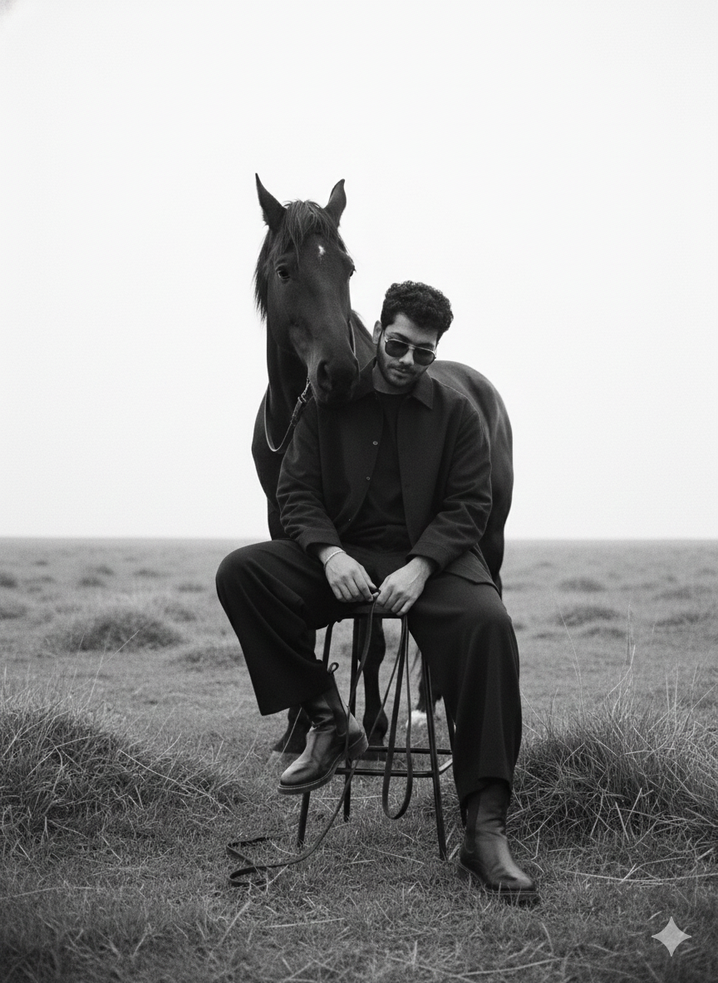
#> input picture ENSP354/image/hi.png, 718 x 983 px, shrunk from 864 x 1184 before the run; its folder holds only this picture in this run
$ python 'lab 3.py' --input image/hi.png
#> lines starting #> are read from the running program, lines starting #| are printed output that depends on the picture
#| Image size (H x W): 983 x 718
"""
Experiment 5 (Unit-2): Noise Models + Restoration using Spatial Filtering
-----------------------------------------------------------------------
AIM:
1) Understand what "noise" is in an image.
2) Generate two common noise types:
   (a) Gaussian noise (grainy noise everywhere)
   (b) Salt-and-pepper noise (random black/white dots)
3) Restore (denoise) the noisy image using spatial filters:
   - Mean filter (box blur)
   - Gaussian filter
   - Median filter (best for salt-and-pepper)

WHY THIS EXPERIMENT MATTERS (non-technical explanation):
- When you take photos in low light, images become grainy => Gaussian-like noise.
- When a scanner/cable has errors, you get black/white dots => salt-and-pepper.
- Restoration means "cleaning" the noisy image while trying to keep details.

REQUIREMENTS:
pip install opencv-python numpy matplotlib

RUN:
python exp/exp05_noise_models_spatial_restoration.py --input "C:\\Users\\Dr. Mansi Kajal\\Documents\\h.jpg"
(or you can keep input image inside ipcv-lab/images/input.jpg and run without --input)
"""

# ------------------------- IMPORTS -------------------------
# Pathlib Path: helps manage file/folder paths in a safe OS-independent way
from pathlib import Path

# cv2: OpenCV library for reading/writing images, filtering, etc.
import cv2

# numpy: numerical library (images become arrays, noise generation uses numpy)
import numpy as np

# matplotlib: optional display of results in a nice grid (not compulsory)
import matplotlib.pyplot as plt

# argparse: lets us pass input image path from terminal (--input)
import argparse


# ------------------------- HELPER: Find input in images/ folder -------------------------
def find_input_image(images_dir: Path, stem: str = "input") -> Path:
    """
    This function searches for an input image inside the 'images' folder.
    It tries common extensions like input.jpg, input.png, input.jpeg, etc.

    images_dir: Path object pointing to the "images" folder
    stem: base filename (default: "input")

    returns: Path to the found image
    """
    exts = [".jpg", ".jpeg", ".png", ".bmp", ".tiff", ".webp"]
    for ext in exts:
        p = images_dir / f"{stem}{ext}"
        if p.exists():           # .exists() checks if file is present
            return p

    # If exact extension not found, try any file with the same stem
    matches = sorted(images_dir.glob(f"{stem}.*"))
    if matches:
        return matches[0]

    # If nothing found, raise error
    raise FileNotFoundError(f"No input image found in {images_dir} with name '{stem}.*'")


# ------------------------- METRICS: MSE and PSNR -------------------------
def mse(img1: np.ndarray, img2: np.ndarray) -> float:
    """
    Mean Squared Error:
    Measures average squared difference between two images.
    - Lower MSE means images are more similar.
    """
    # Convert to float so subtraction doesn't overflow (uint8 can wrap)
    diff = img1.astype(np.float32) - img2.astype(np.float32)
    return float(np.mean(diff * diff))


def psnr(img1: np.ndarray, img2: np.ndarray, max_val: float = 255.0) -> float:
    """
    PSNR (Peak Signal-to-Noise Ratio) in dB:
    Higher PSNR => better restoration quality (closer to original)

    Formula:
    PSNR = 10 * log10( (MAX^2) / MSE )
    """
    m = mse(img1, img2)
    if m == 0:
        return float("inf")  # Perfect match
    return 10.0 * np.log10((max_val * max_val) / m)


# ------------------------- NOISE MODEL 1: Gaussian Noise -------------------------
def add_gaussian_noise(gray: np.ndarray, sigma: float = 20.0) -> np.ndarray:
    """
    Adds Gaussian noise to a grayscale image.
    - Gaussian noise looks like grain across the image.
    - sigma controls noise strength:
        small sigma = little noise
        large sigma = heavy noise

    Steps:
    1) Generate random values from normal distribution N(0, sigma^2)
    2) Add to image
    3) Clip into valid range 0..255
    """
#> called with sigma = 20
    # Create random noise array same size as image (float)
    noise = np.random.normal(loc=0.0, scale=sigma, size=gray.shape).astype(np.float32)

    # Add noise to image (convert image to float first)
    noisy = gray.astype(np.float32) + noise
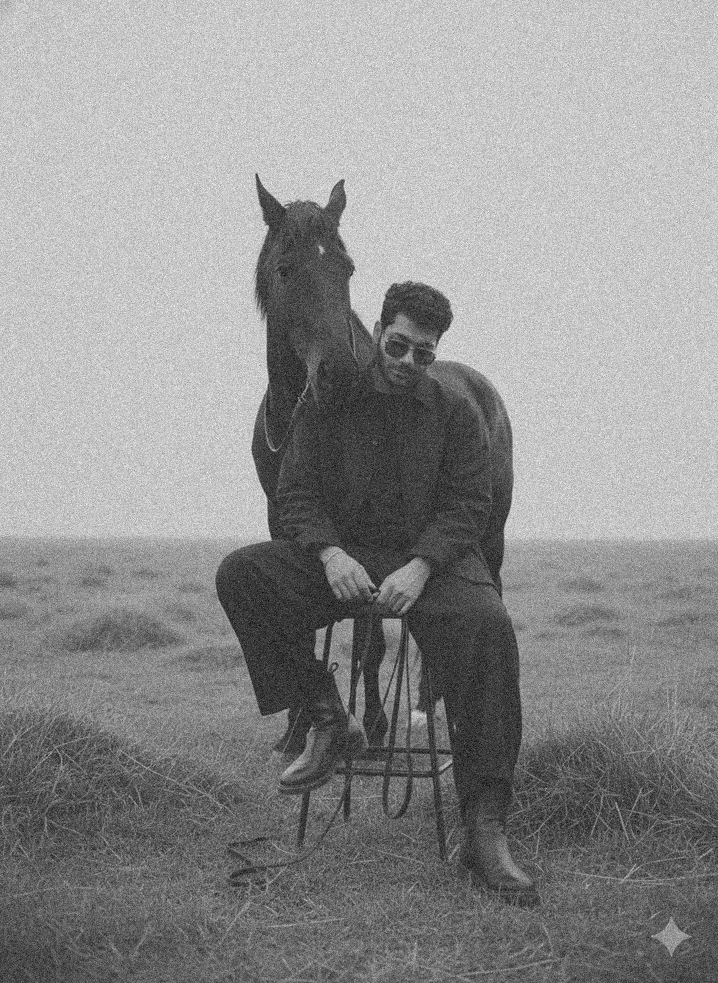
#> noisy: shape (983, 718) float32; min -69.91, max 333.7, mean 158.8; drawn with min black and max white

    # Clip values to [0, 255] because images cannot go outside this range
    noisy = np.clip(noisy, 0, 255)

    # Convert back to uint8 (standard image datatype)
    return noisy.astype(np.uint8)


# ------------------------- NOISE MODEL 2: Salt & Pepper -------------------------
def add_salt_pepper_noise(gray: np.ndarray, amount: float = 0.02) -> np.ndarray:
    """
    Adds Salt-and-Pepper noise:
    - 'Salt' = white dots (255)
    - 'Pepper' = black dots (0)

    amount = fraction of pixels to corrupt
    Example: amount=0.02 means 2% pixels will be changed.

    Steps:
    1) Create random matrix between 0..1
    2) If random < amount/2 => pepper
    3) If random > 1 - amount/2 => salt
    """
#> called with amount = 0.03
    noisy = gray.copy()

    # Random values in [0,1] for every pixel
    r = np.random.rand(*gray.shape)

    # Pepper: set to 0 where r is very small
    noisy[r < (amount / 2.0)] = 0

    # Salt: set to 255 where r is very large
    noisy[r > (1.0 - amount / 2.0)] = 255
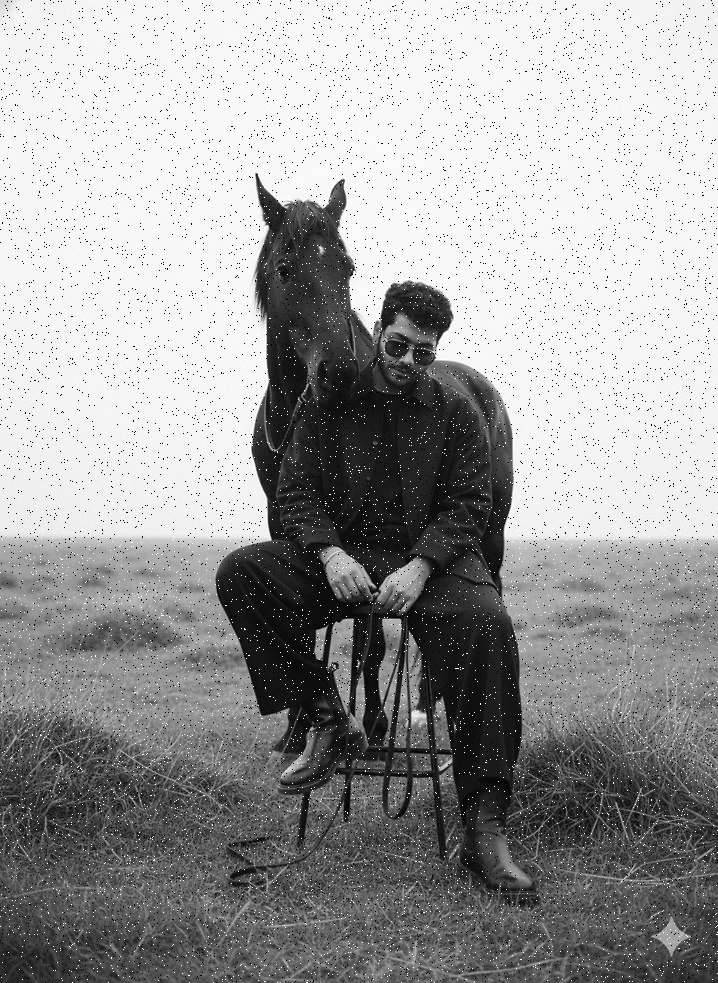
#> noisy: shape (983, 718); min 0, max 255, mean 157.8

    return noisy


# ------------------------- RESTORATION FILTERS -------------------------
def mean_filter(gray: np.ndarray, ksize: int = 3) -> np.ndarray:
    """
    Mean filter (box blur):
    - Replace each pixel by average of neighbors.
    - Good for mild Gaussian noise, but blurs edges.
    """
#> called with ksize = 3
    return cv2.blur(gray, (ksize, ksize))


def gaussian_filter(gray: np.ndarray, ksize: int = 5, sigma: float = 1.0) -> np.ndarray:
    """
    Gaussian filter:
    - Weighted average (center has higher weight)
    - Usually better than mean filter for Gaussian noise.
    """
#> called with ksize = 5, sigma = 1
    return cv2.GaussianBlur(gray, (ksize, ksize), sigmaX=sigma)


def median_filter(gray: np.ndarray, ksize: int = 3) -> np.ndarray:
    """
    Median filter:
    - Replace each pixel by the median of neighborhood.
    - BEST for salt-and-pepper noise because median ignores extreme outliers (0 or 255 dots).
    """
#> called with ksize = 3
    return cv2.medianBlur(gray, ksize)


# ------------------------- MAIN PROGRAM -------------------------
def main():
    # ---- Parse command-line argument for input image ----
    parser = argparse.ArgumentParser(description="Exp-5: Noise Models + Spatial Restoration")
    parser.add_argument("--input", type=str, default=None,
                        help="Full path to input image (optional). If not given, uses images/input.*")
    args = parser.parse_args()

    # ---- Set project folders ----
    images_dir = Path("image")        # input folder in project
    out_dir = Path("outputs")          # output folder in project
    out_dir.mkdir(exist_ok=True)       # create outputs/ if not exists

    # ---- Decide input path ----
    if args.input:
        input_path = Path(args.input)  # use user-provided path
    else:
        input_path = find_input_image(images_dir, "hi")  # auto-find image/hi.*

    # ---- Read image as grayscale ----
    # cv2.IMREAD_GRAYSCALE ensures we work with single-channel intensity (0..255)
    gray = cv2.imread(str(input_path), cv2.IMREAD_GRAYSCALE)

    # If OpenCV fails to read, it returns None
    if gray is None:
        raise FileNotFoundError(f"OpenCV could not read input image: {input_path}")

    print("=== Experiment 5: Noise Models + Spatial Restoration ===")
    print("Input:", input_path)
    print("Image size (H x W):", gray.shape[0], "x", gray.shape[1])

    # ----------------- Step 1: Create noisy images -----------------
    # Gaussian noise image (grainy)
    g_noisy = add_gaussian_noise(gray, sigma=20.0)

    # Salt & pepper noise image (dots)
    sp_noisy = add_salt_pepper_noise(gray, amount=0.03)

    # Save noisy outputs
    cv2.imwrite(str(out_dir / "exp05_gaussian_noisy.png"), g_noisy)
    cv2.imwrite(str(out_dir / "exp05_saltpepper_noisy.png"), sp_noisy)

    # ----------------- Step 2: Restore Gaussian noisy image -----------------
    g_mean = mean_filter(g_noisy, ksize=3)
    g_gauss = gaussian_filter(g_noisy, ksize=5, sigma=1.0)
    g_median = median_filter(g_noisy, ksize=3)

    # Save restored Gaussian outputs
    cv2.imwrite(str(out_dir / "exp05_gaussian_restored_mean.png"), g_mean)
    cv2.imwrite(str(out_dir / "exp05_gaussian_restored_gaussian.png"), g_gauss)
    cv2.imwrite(str(out_dir / "exp05_gaussian_restored_median.png"), g_median)

    # ----------------- Step 3: Restore Salt-Pepper noisy image -----------------
    sp_mean = mean_filter(sp_noisy, ksize=3)
    sp_gauss = gaussian_filter(sp_noisy, ksize=5, sigma=1.0)
    sp_median = median_filter(sp_noisy, ksize=3)

    # Save restored Salt-Pepper outputs
    cv2.imwrite(str(out_dir / "exp05_sp_restored_mean.png"), sp_mean)
    cv2.imwrite(str(out_dir / "exp05_sp_restored_gaussian.png"), sp_gauss)
    cv2.imwrite(str(out_dir / "exp05_sp_restored_median.png"), sp_median)

    # ----------------- Step 4: Compute quality metrics (PSNR) -----------------
    # We compare restored images against original 'gray'
    print("\n--- PSNR Results (Higher is better) ---")

    print("Gaussian noisy vs original:", round(psnr(gray, g_noisy), 2), "dB")
#> in mse, `diff = img1.astype(np.float32) - img2.astype(np.float32)`:
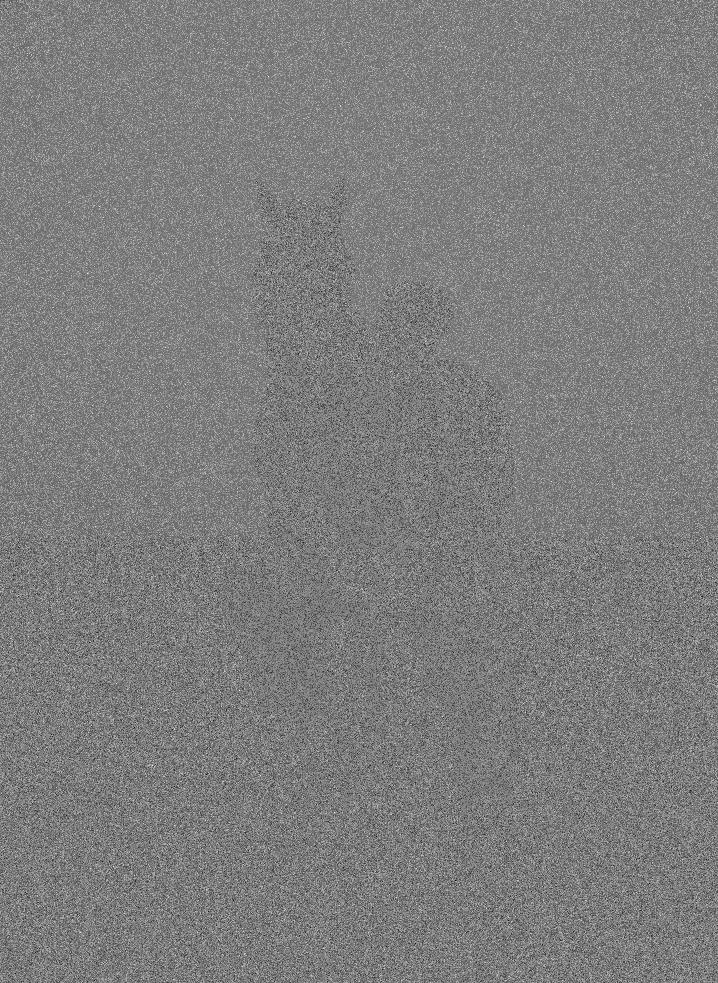
#> diff: shape (983, 718) float32; min -94, max 101, mean 2.1; drawn with min black and max white
#> in psnr, `m = mse(img1, img2)`: m = 317
#| Gaussian noisy vs original: 23.12 dB
    print("Gaussian mean restored:", round(psnr(gray, g_mean), 2), "dB")
#| Gaussian mean restored: 28.5 dB
    print("Gaussian gaussian restored:", round(psnr(gray, g_gauss), 2), "dB")
#| Gaussian gaussian restored: 28.91 dB
    print("Gaussian median restored:", round(psnr(gray, g_median), 2), "dB")
#| Gaussian median restored: 27.87 dB

    print("\nSalt-pepper noisy vs original:", round(psnr(gray, sp_noisy), 2), "dB")
#| Salt-pepper noisy vs original: 19.43 dB
    print("Salt-pepper mean restored:", round(psnr(gray, sp_mean), 2), "dB")
#> in mse (call 6), `diff = img1.astype(np.float32) - img2.astype(np.float32)`:
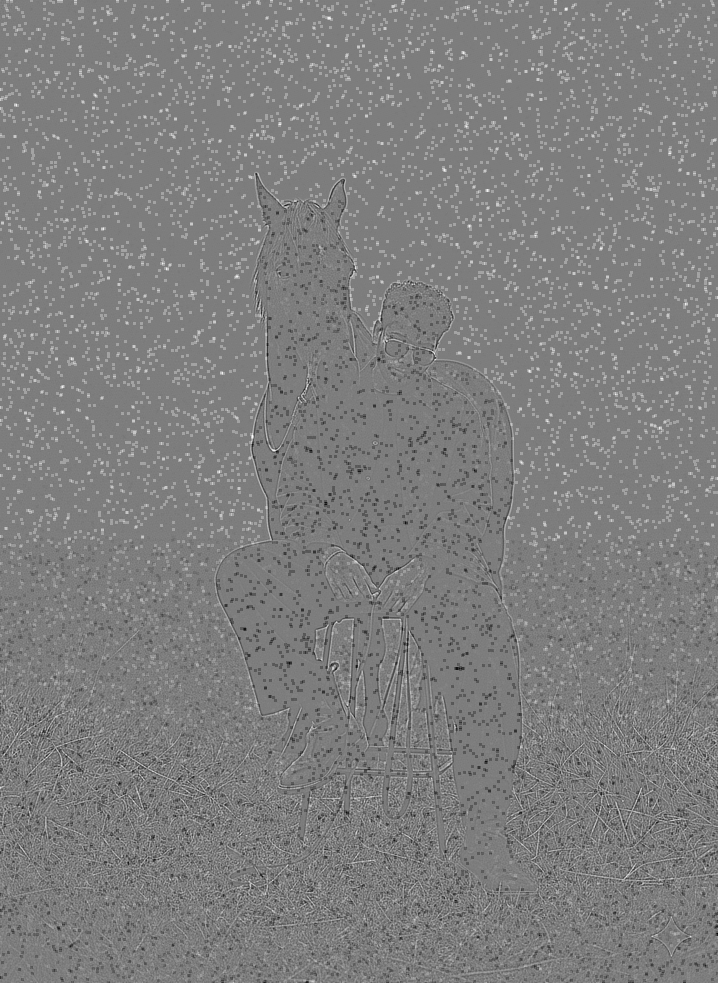
#> diff: shape (983, 718) float32; min -91, max 94, mean 0.9; drawn with min black and max white
#| Salt-pepper mean restored: 26.74 dB
    print("Salt-pepper gaussian restored:", round(psnr(gray, sp_gauss), 2), "dB")
#| Salt-pepper gaussian restored: 27.42 dB
    print("Salt-pepper median restored:", round(psnr(gray, sp_median), 2), "dB")
#> in mse (call 8), `diff = img1.astype(np.float32) - img2.astype(np.float32)`:
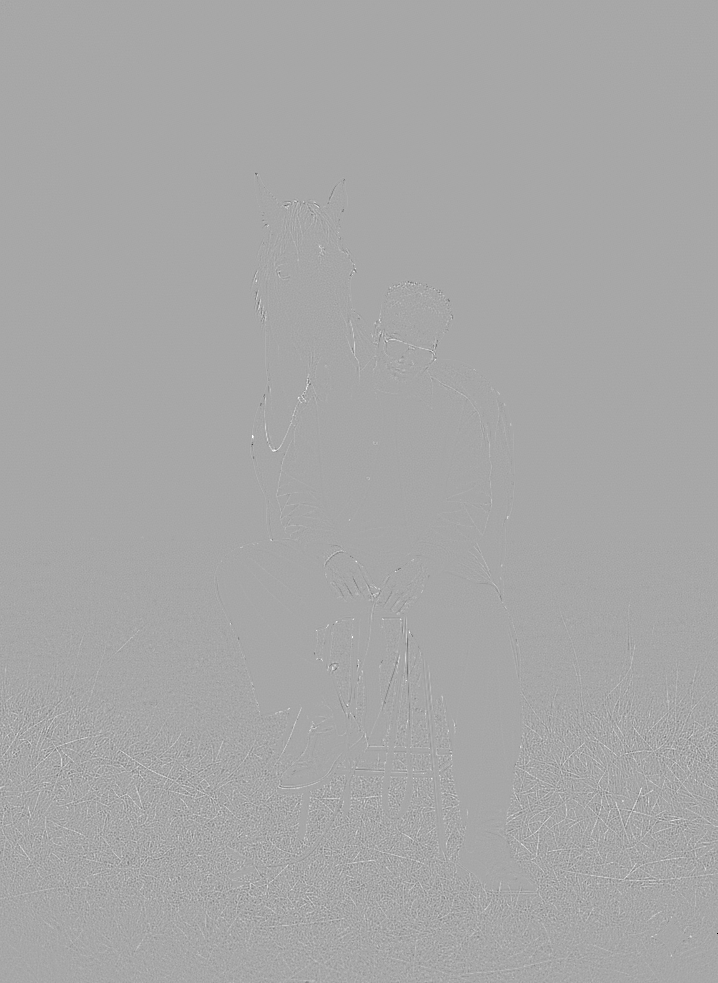
#> diff: shape (983, 718) float32; min -199, max 104, mean 0.1; drawn with min black and max white
#| Salt-pepper median restored: 32.05 dB

    # ----------------- Step 5: Display results in one figure -----------------
    # Matplotlib is used only for viewing; output images already saved
    plt.figure(figsize=(12, 8))

    # Row 1: Original + noisy versions
    plt.subplot(2, 4, 1); plt.imshow(gray, cmap="gray"); plt.title("Original"); plt.axis("off")
    plt.subplot(2, 4, 2); plt.imshow(g_noisy, cmap="gray"); plt.title("Gaussian Noisy"); plt.axis("off")
    plt.subplot(2, 4, 3); plt.imshow(sp_noisy, cmap="gray"); plt.title("Salt-Pepper Noisy"); plt.axis("off")
    plt.subplot(2, 4, 4); plt.axis("off"); plt.title("")

    # Row 2: Best restoration choices
    plt.subplot(2, 4, 5); plt.imshow(g_gauss, cmap="gray"); plt.title("Gaussian Restored (Gaussian)"); plt.axis("off")
    plt.subplot(2, 4, 6); plt.imshow(g_mean, cmap="gray"); plt.title("Gaussian Restored (Mean)"); plt.axis("off")
    plt.subplot(2, 4, 7); plt.imshow(sp_median, cmap="gray"); plt.title("Salt-Pepper Restored (Median)"); plt.axis("off")
    plt.subplot(2, 4, 8); plt.imshow(sp_gauss, cmap="gray"); plt.title("Salt-Pepper Restored (Gaussian)"); plt.axis("off")

    plt.tight_layout()
    plt.show()

    print("\nSaved outputs in:", out_dir.resolve())


# Standard Python entry point:
# If we run this file directly, main() executes.
# If we import this file as a module, main() does not auto-run.
if __name__ == "__main__":
    main()
